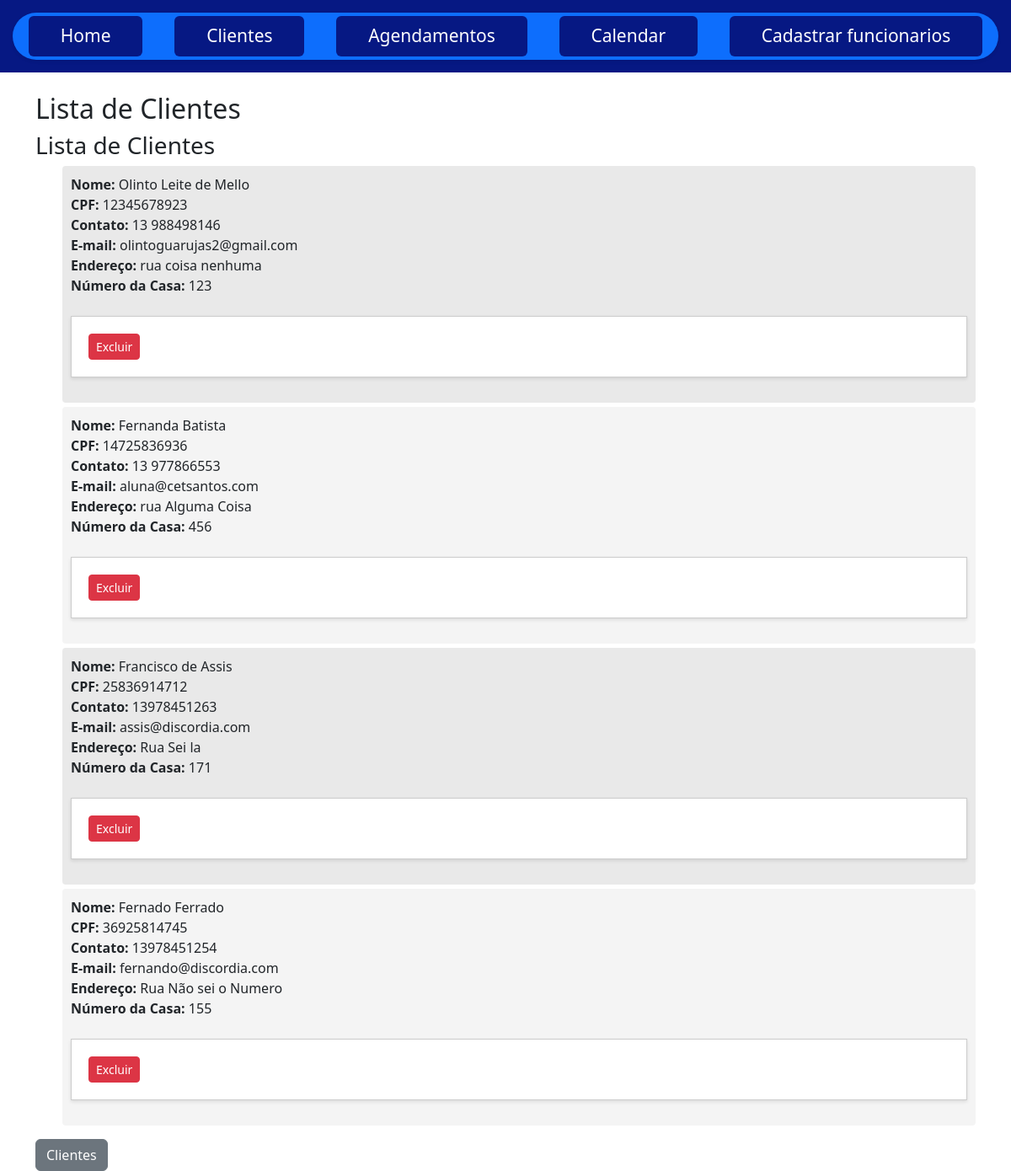
Page /client_list on the committed database.
### app.py (models this page shows)
class Client(db.Model):
    cpf = db.Column(db.Integer, primary_key=True)
    name = db.Column(db.String(100), nullable=False)
    contact = db.Column(db.String(100), nullable=False)
    email = db.Column(db.String(100), nullable=False)  # Novo campo de email
    address = db.Column(db.String(200), nullable=False)  # Novo campo de endereço
    house_number = db.Column(db.String(20), nullable=False)  # Novo campo de número da casa

### app.py (the view)
@app.route('/client_list', methods=['GET', 'POST'])
def client_list():
    clients = Client.query.all()
    return render_template('client_list.html', clients=clients)

### templates/client_list.html (shortened to what this page needs)
{% extends 'base.html' %}
{% block content %}
<body>
    <div class="container mt-4">
        <h2>Lista de Clientes</h2>
        <h3>Lista de Clientes</h3>
        <ul>
            {% for client in clients %}
            <li>
                <strong>Nome:</strong> {{ client.name }} <br>
                <strong>CPF:</strong> {{ client.cpf }} <br>
                <strong>Contato:</strong> {{ client.contact }} <br>
                <strong>E-mail:</strong> {{ client.email }} <br>
                <strong>Endereço:</strong> {{ client.address }} <br>
                <strong>Número da Casa:</strong> {{ client.house_number }} <br>
                <br>
                <form action="{{ url_for('delete_client', client_id=client.cpf) }}" method="POST" >
                    <button type="submit" class="btn btn-danger btn-sm">Excluir</button>
                </form>
            </li>
            {% endfor %}
        </ul>
        <div class="mt-3">
            <a href="{{ url_for('clients') }}" class="btn btn-secondary">Clientes</a>
        </div>
    </div>
</body>
{% endblock %}

### static/styles.css (style rules this page uses)
body { font-family: Arial, sans-serif; background-color: #f9f9f9; margin: 0; padding: 0; }
h2 { color: #333; margin-top: 20px; }
form { background-color: #fff; padding: 20px; border: 1.5px solid #ccc; margin-bottom: 20px; box-shadow: 0px 2px 4px rgba(0, 0, 0, 0.1); }
form button { background-color: #4CAF50; color: white; border: none; padding: 10px 20px; cursor: pointer; border-radius: 4px; font-size: 16px; transition: background-color 0.3s ease; }
ul { list-style-type: none; padding: 0; }
ul li { background-color: #f4f4f4; padding: 10px; margin: 5px 0; border-radius: 4px; }
ul li:nth-child(odd) { background-color: #e9e9e9; }

### rows in the picture
Client: name "Olinto Leite de Mello", cpf "12345678923", contact "13 988498146", email "olintoguarujas2@gmail.com", address "rua coisa nenhuma", house_number "123"
Client: name "Fernanda Batista", cpf "14725836936", contact "13 977866553", email "aluna@cetsantos.com", address "rua Alguma Coisa", house_number "456"
Client: name "Francisco de Assis", cpf "25836914712", contact "13978451263", email "assis@discordia.com", address "Rua Sei la", house_number "171"
Client: name "Fernado Ferrado", cpf "36925814745", contact "13978451254", email "fernando@discordia.com", address "Rua Não sei o Numero", house_number "155"
